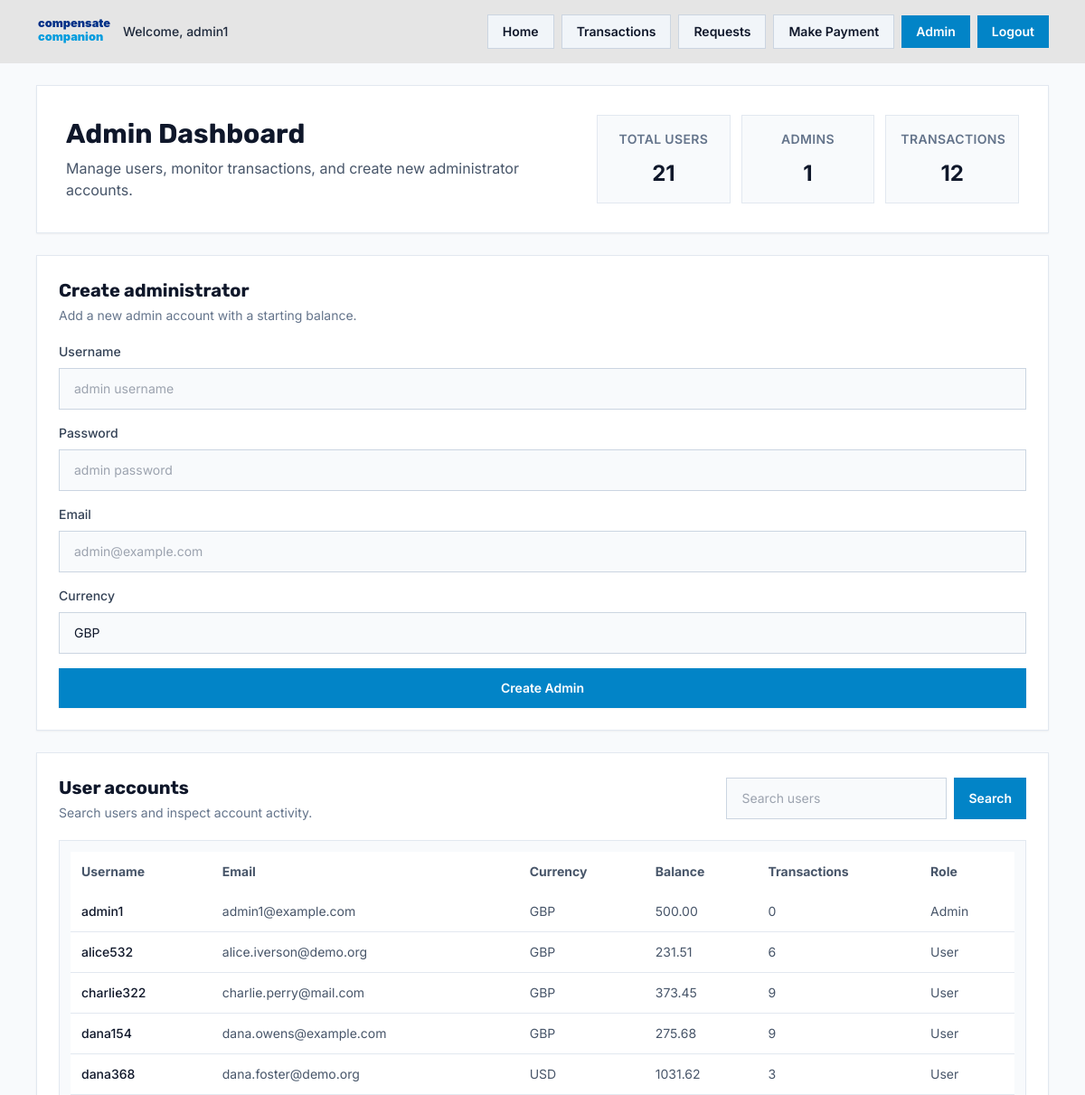
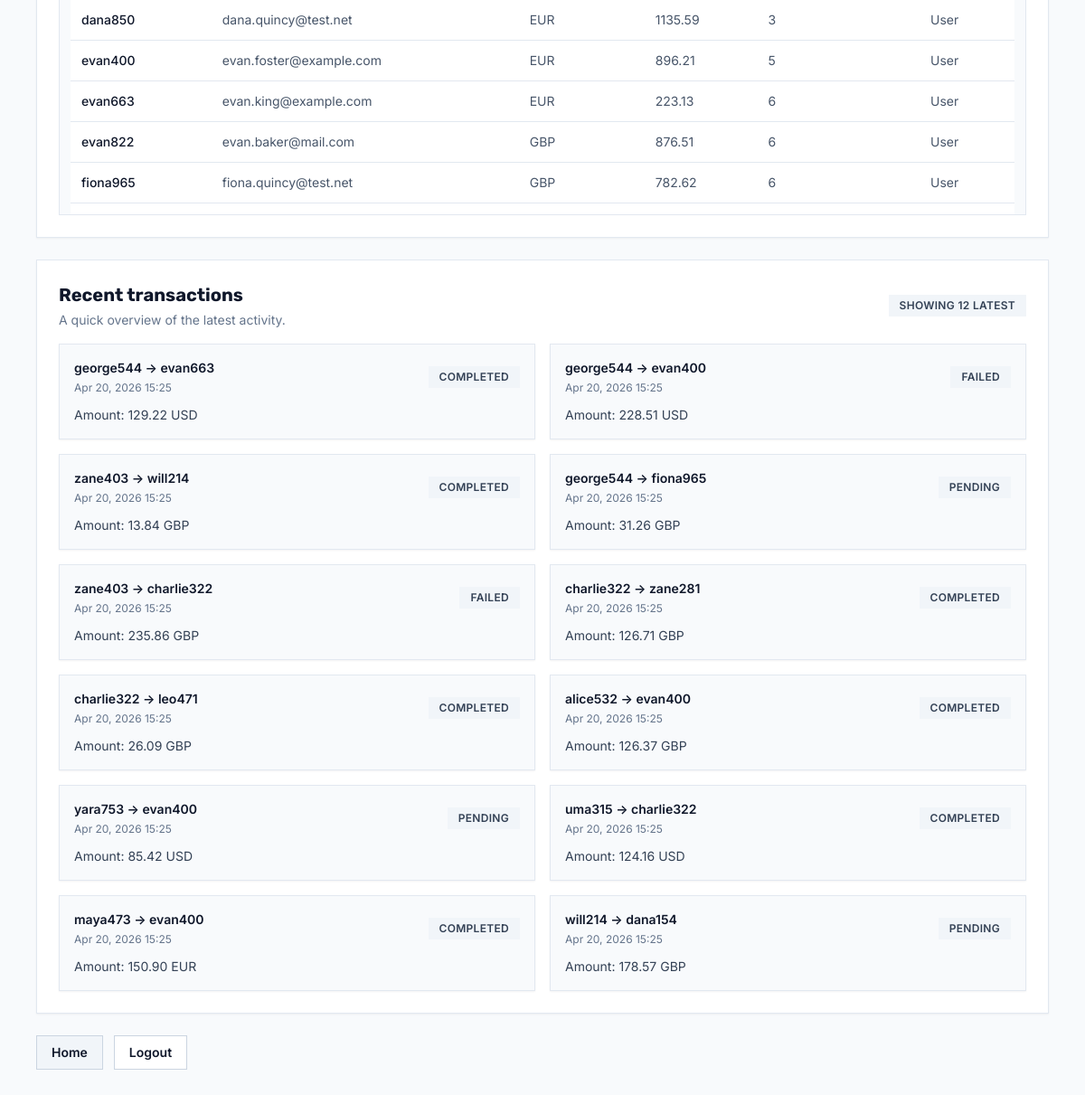
The app's page /admin-dashboard/ (signed in) with its own data (2 pictures, top to bottom).
### register/models.py (models this page shows, shortened)
class User(AbstractUser):
    balance = models.DecimalField(max_digits=12, decimal_places=2, default=Decimal('500.00'))
    currency = models.CharField(max_length=3, choices=Currency.choices, default=Currency.GBP)

### payapp/models.py (models this page shows, shortened)
class Transaction(models.Model):
    STATUS_PENDING = 'pending'
    STATUS_COMPLETED = 'completed'
    STATUS_FAILED = 'failed'
    STATUS_CHOICES = [
        (STATUS_PENDING, 'pending'),
        (STATUS_COMPLETED, 'completed'),
        (STATUS_FAILED, 'failed'),
    ]
    sender = models.ForeignKey(settings.AUTH_USER_MODEL, related_name='sent_transactions', on_delete=models.CASCADE)
    receiver = models.ForeignKey(settings.AUTH_USER_MODEL, related_name='received_transactions', on_delete=models.CASCADE)
    amount = models.DecimalField(max_digits=12, decimal_places=2)
    currency = models.CharField(max_length=3, choices=CURRENCY_CHOICES)
    status = models.CharField(max_length=10, choices=STATUS_CHOICES, default=STATUS_PENDING)
    created_at = models.DateTimeField(auto_now_add=True)
    class Meta:
        ordering = ['-created_at']

### admindashboard/views.py (the view, shortened to what this page needs)
# urls.py: path('', admin_dashboard, name='admin_dashboard'),
@login_required
def admin_dashboard(request):
    if not _is_superuser(request.user):
        messages.error(request, 'You must be an administrator to access the admin dashboard.')
        return redirect('payapp:dashboard')
    search_query = request.GET.get('search', '').strip()
    users = User.objects.all().order_by('username')
    if search_query:
        users = users.filter(Q(username__icontains=search_query) | Q(email__icontains=search_query) | Q(first_name__icontains=search_query) | Q(last_name__icontains=search_query))
    users = users.annotate(
        sent_count=Count('sent_transactions', distinct=True),
        received_count=Count('received_transactions', distinct=True),
    )
    transactions = Transaction.objects.all().order_by('-created_at')[:12]
    admin_count = User.objects.filter(is_superuser=True).count()
    message = None
    return render(request, 'admin_dashboard.html', {
        'users': users,
        'transactions': transactions,
        'admin_count': admin_count,
        'message': message,
        'currency_choices': Currency.choices,
        'search_query': search_query,
    })

### admindashboard/views.py (called while the page is built)
def _is_superuser(u):
    return u.is_active and u.is_superuser

### templates/admin_dashboard.html (shortened to what this page needs)
{% extends 'base.html' %}
{% block content %}
<div class="mt-6 space-y-6">
  <div class="rounded-3xl border border-slate-200 bg-white p-8 shadow-sm">
    <div class="flex flex-col gap-4 md:flex-row md:items-center md:justify-between">
      <div>
        <h1 class="text-3xl font-semibold text-slate-900">Admin Dashboard</h1>
        <p class="mt-2 text-slate-600">Manage users, monitor transactions, and create new administrator accounts.</p>
      </div>
      <div class="grid gap-3 sm:grid-cols-3">
        <div class="rounded-3xl border border-slate-200 bg-slate-50 p-4 text-center">
          <div class="text-sm uppercase font-semibold tracking-wide text-slate-500">Total users</div>
          <div class="mt-3 text-2xl font-bold text-slate-900">{{ users|length }}</div>
        </div>
        <div class="rounded-3xl border border-slate-200 bg-slate-50 p-4 text-center">
          <div class="text-sm uppercase font-semibold tracking-wide text-slate-500">Admins</div>
          <div class="mt-3 text-2xl font-bold text-slate-900">{{ admin_count }}</div>
        </div>
        <div class="rounded-3xl border border-slate-200 bg-slate-50 p-4 text-center">
          <div class="text-sm uppercase font-semibold tracking-wide text-slate-500">Transactions</div>
          <div class="mt-3 text-2xl font-bold text-slate-900">{{ transactions|length }}</div>
        </div>
      </div>
    </div>
  </div>
  <div class="grid grid-cols-1 gap-6 xl:grid-cols-[360px_minmax(0,1fr)]">
    <div class="rounded-3xl border border-slate-200 bg-white p-6 shadow-sm">
      <div class="flex flex-col gap-3 sm:flex-row sm:items-center sm:justify-between">
        <div>
          <h2 class="text-xl font-semibold text-slate-900">Create administrator</h2>
          <p class="mt-1 text-sm text-slate-500">Add a new admin account with a starting balance.</p>
        </div>
      </div>
      <form method="post" class="mt-5 space-y-4">
        <div>
          <label class="mb-2 block text-sm font-medium text-slate-700" for="username">Username</label>
          <input id="username" name="username" class="w-full rounded-2xl border border-slate-300 bg-slate-50 px-4 py-3 text-sm text-slate-900 focus:border-sky-500 focus:outline-none focus:ring-4 focus:ring-sky-200/40" placeholder="admin username">
        </div>
        <div>
          <label class="mb-2 block text-sm font-medium text-slate-700" for="password">Password</label>
          <input id="password" name="password" type="password" class="w-full rounded-2xl border border-slate-300 bg-slate-50 px-4 py-3 text-sm text-slate-900 focus:border-sky-500 focus:outline-none focus:ring-4 focus:ring-sky-200/40" placeholder="admin password">
        </div>
        <div>
          <label class="mb-2 block text-sm font-medium text-slate-700" for="email">Email</label>
          <input id="email" name="email" type="email" class="w-full rounded-2xl border border-slate-300 bg-slate-50 px-4 py-3 text-sm text-slate-900 focus:border-sky-500 focus:outline-none focus:ring-4 focus:ring-sky-200/40" placeholder="admin@example.com">
        </div>
        <div>
          <label class="mb-2 block text-sm font-medium text-slate-700" for="currency">Currency</label>
          <select id="currency" name="currency" class="w-full rounded-2xl border border-slate-300 bg-slate-50 px-4 py-3 text-sm text-slate-900 focus:border-sky-500 focus:outline-none focus:ring-4 focus:ring-sky-200/40">
            {% for code, label in currency_choices %}
              <option value="{{ code }}">{{ label }}</option>
            {% endfor %}
          </select>
        </div>
        <button class="w-full rounded-2xl bg-sky-600 px-4 py-3 text-sm font-semibold text-white shadow-sm transition hover:bg-sky-700" type="submit">Create Admin</button>
      </form>
    </div>
    <div class="rounded-3xl border border-slate-200 bg-white p-6 shadow-sm">
      <div class="flex flex-col gap-4 md:flex-row md:items-center md:justify-between">
        <div>
          <h2 class="text-xl font-semibold text-slate-900">User accounts</h2>
          <p class="mt-1 text-sm text-slate-500">Search users and inspect account activity.</p>
        </div>
        <form method="get" class="flex w-full gap-2 sm:w-auto">
          <input name="search" value="{{ search_query }}" placeholder="Search users" class="w-full min-w-0 rounded-2xl border border-slate-300 bg-slate-50 px-4 py-3 text-sm text-slate-900 focus:border-sky-500 focus:outline-none focus:ring-4 focus:ring-sky-200/40">
          <button class="rounded-2xl bg-sky-600 px-4 py-3 text-sm font-semibold text-white transition hover:bg-sky-700" type="submit">Search</button>
        </form>
      </div>
      <div class="mt-5 max-h-[520px] overflow-y-auto rounded-3xl border border-slate-200 bg-slate-50 p-3">
        <table class="min-w-full text-sm">
          <thead>
            <tr class="bg-white text-left text-slate-600">
              <th class="px-3 py-3">Username</th>
              <th class="px-3 py-3">Email</th>
              <th class="px-3 py-3">Currency</th>
              <th class="px-3 py-3">Balance</th>
              <th class="px-3 py-3">Transactions</th>
              <th class="px-3 py-3">Role</th>
            </tr>
          </thead>
          <tbody class="divide-y divide-slate-200">
            {% for u in users %}
              <tr class="bg-white">
                <td class="px-3 py-3 font-medium text-slate-900">{{ u.username }}</td>
                <td class="px-3 py-3 text-slate-600">{{ u.email|default:'—' }}</td>
                <td class="px-3 py-3 text-slate-600">{{ u.currency }}</td>
                <td class="px-3 py-3 text-slate-600">{{ u.balance }}</td>
                <td class="px-3 py-3 text-slate-600">{{ u.sent_count|add:u.received_count }}</td>
                <td class="px-3 py-3 text-slate-600">{% if u.is_superuser %}Admin{% else %}User{% endif %}</td>
              </tr>
            {% empty %}
              <tr><td colspan="6" class="px-3 py-3 text-slate-600">No users found.</td></tr>
            {% endfor %}
          </tbody>
        </table>
      </div>
    </div>
  </div>
</div>
<div class="mt-6 rounded-3xl border border-slate-200 bg-white p-6 shadow-sm">
  <div class="mb-4 flex flex-col gap-3 md:flex-row md:items-center md:justify-between">
    <div>
      <h2 class="text-xl font-semibold text-slate-900">Recent transactions</h2>
      <p class="mt-1 text-sm text-slate-500">A quick overview of the latest activity.</p>
    </div>
    <span class="rounded-full bg-slate-100 px-3 py-1 text-xs font-semibold uppercase tracking-wide text-slate-700">Showing {{ transactions|length }} latest</span>
  </div>
  <div class="grid gap-4 md:grid-cols-2 xl:grid-cols-3">
    {% for t in transactions %}
      <div class="rounded-3xl border border-slate-200 bg-slate-50 p-4 shadow-sm">
        <div class="flex items-center justify-between gap-4">
          <div>
            <div class="text-sm font-semibold text-slate-900">{{ t.sender.username }} → {{ t.receiver.username }}</div>
            <div class="mt-1 text-xs text-slate-500">{{ t.created_at|date:'M d, Y H:i' }}</div>
          </div>
          <span class="rounded-full bg-slate-100 px-3 py-1 text-xs font-semibold uppercase tracking-wide text-slate-700">{{ t.status }}</span>
        </div>
        <div class="mt-3 text-sm text-slate-700">Amount: {{ t.amount }} {{ t.currency }}</div>
      </div>
    {% empty %}
      <div class="rounded-3xl border border-slate-200 bg-slate-50 p-4 text-slate-600">No transactions yet.</div>
    {% endfor %}
  </div>
</div>
<div class="mt-6 flex flex-wrap gap-3">
  <a class="rounded-2xl border border-slate-300 bg-slate-100 px-4 py-2 text-sm font-semibold text-slate-900 transition hover:bg-slate-200" href="/">Home</a>
  <a class="rounded-2xl border border-slate-300 bg-white px-4 py-2 text-sm font-semibold text-slate-900 transition hover:border-slate-400" href="{% url 'login:logout' %}">Logout</a>
</div>
{% endblock %}

### templates/base.html (shortened to what this page needs)
<!doctype html>
<html lang="en">
  <head>
    {% load static %}
    <script src="https://cdn.tailwindcss.com"></script>
    <link rel="stylesheet" href="{% static 'css/global.css' %}">
  </head>
  <body>
    <nav class="bg-neutral-200 text-neutral-900">
      <div class="max-w-6xl mx-auto px-4 py-4 flex flex-col gap-3 md:flex-row md:items-center md:justify-between">
        <div class="flex flex-col gap-3 sm:flex-row sm:items-center sm:gap-3">
          <a class="flex items-center gap-3" href="/">
            <img src="{% static 'images/logo.svg' %}" alt="Compensate Companion" class="h-8 inline-block">
          </a>
          {% if request.user.is_authenticated %}
            <div class="text-sm font-medium text-slate-800">
              Welcome,
              {% if request.user.first_name or request.user.last_name %}
                {{ request.user.first_name }} {{ request.user.last_name }}
              {% else %}
                {{ request.user.username }}
              {% endif %}
            </div>
          {% endif %}
        </div>
        <div class="flex flex-wrap items-center gap-2 justify-end">
          {% if request.user.is_authenticated %}
            <a class="rounded-2xl border border-slate-300 bg-slate-100 px-4 py-2 text-sm font-semibold text-slate-900 transition hover:bg-slate-200" href="{% url 'payapp:dashboard' %}">Home</a>
            <a class="rounded-2xl border border-slate-300 bg-slate-100 px-4 py-2 text-sm font-semibold text-slate-900 transition hover:bg-slate-200" href="{% url 'payapp:transactions' %}">Transactions</a>
            <a class="rounded-2xl border border-slate-300 bg-slate-100 px-4 py-2 text-sm font-semibold text-slate-900 transition hover:bg-slate-200" href="{% url 'payapp:requests' %}">Requests</a>
            <a class="rounded-2xl border border-slate-300 bg-slate-100 px-4 py-2 text-sm font-semibold text-slate-900 transition hover:bg-slate-200" href="{% url 'payapp:make_payment' %}">Make Payment</a>
            {% if request.user.is_superuser %}
              <a class="rounded-2xl bg-sky-600 px-4 py-2 text-sm font-semibold text-white transition hover:bg-sky-700" href="{% url 'admindashboard:admin_dashboard' %}">Admin</a>
            {% endif %}
            <a class="rounded-2xl bg-sky-600 px-4 py-2 text-sm font-semibold text-white transition hover:bg-sky-700" href="{% url 'login:logout' %}">Logout</a>
          {% endif %}
        </div>
      </div>
    </nav>
    <main class="max-w-6xl mx-auto px-4">
      {% block content %}{% endblock %}
    </main>
  </body>
</html>

### static/css/global.css (style rules this page uses)
:root { --header-font: 'LocalHeader', 'Merriweather', serif; --body-font: 'LocalBody', 'Inter', system-ui, -apple-system, 'Segoe UI', Roboto, 'Helvetica Neue', Arial; }
* { border-radius: 0 !important; }
body { font-family: var(--body-font); background-color: #f8fafc; color: #0f172a; padding-bottom: 6rem; }
h1,h2,h3,h4,h5,h6 { font-family: var(--header-font); }
input, select, textarea { font-family: inherit; font-size: 1rem; padding: 0.5rem 0.75rem; border: 1px solid #cbd5e1; background: #ffffff; color: inherit; display: block; width: 100%; box-sizing: border-box; }
button { cursor: pointer; }
img { max-width: 100%; height: auto; }
select { -webkit-appearance: none; -moz-appearance: none; appearance: none; background-image: none; }

### records on screen
User: user.username "admin1", username "admin1", email "admin1@example.com", currency "GBP", balance "500.00", sent_count|add "0", is_superuser "Admin"
User: username "alice532", email "alice.iverson@demo.org", currency "GBP", balance "231.51", sent_count|add "6", is_superuser "User"
User: username "charlie322", email "charlie.perry@mail.com", currency "GBP", balance "373.45", sent_count|add "9", is_superuser "User"
User: username "dana154", email "dana.owens@example.com", currency "GBP", balance "275.68", sent_count|add "9", is_superuser "User"
User: username "dana368", email "dana.foster@demo.org", currency "USD", balance "1031.62", sent_count|add "3", is_superuser "User"
User: username "dana850", email "dana.quincy@test.net", currency "EUR", balance "1135.59", sent_count|add "3", is_superuser "User"
User: username "evan400", email "evan.foster@example.com", currency "EUR", balance "896.21", sent_count|add "5", is_superuser "User"
User: username "evan663", email "evan.king@example.com", currency "EUR", balance "223.13", sent_count|add "6", is_superuser "User"
User: username "evan822", email "evan.baker@mail.com", currency "GBP", balance "876.51", sent_count|add "6", is_superuser "User"
User: username "fiona965", email "fiona.quincy@test.net", currency "GBP", balance "782.62", sent_count|add "6", is_superuser "User"
Transaction: sender.username "george544", receiver.username "evan663", created_at "Apr 20, 2026 15:25", status "COMPLETED", amount "129.22", currency "USD"
Transaction: sender.username "george544", receiver.username "evan400", created_at "Apr 20, 2026 15:25", status "FAILED", amount "228.51", currency "USD"
Transaction: sender.username "zane403", receiver.username "will214", created_at "Apr 20, 2026 15:25", status "COMPLETED", amount "13.84", currency "GBP"
Transaction: sender.username "george544", receiver.username "fiona965", created_at "Apr 20, 2026 15:25", status "PENDING", amount "31.26", currency "GBP"
Transaction: sender.username "zane403", receiver.username "charlie322", created_at "Apr 20, 2026 15:25", status "FAILED", amount "235.86", currency "GBP"
Transaction: sender.username "charlie322", receiver.username "zane281", created_at "Apr 20, 2026 15:25", status "COMPLETED", amount "126.71", currency "GBP"
Transaction: sender.username "charlie322", receiver.username "leo471", created_at "Apr 20, 2026 15:25", status "COMPLETED", amount "26.09", currency "GBP"
Transaction: sender.username "alice532", receiver.username "evan400", created_at "Apr 20, 2026 15:25", status "COMPLETED", amount "126.37", currency "GBP"
Transaction: sender.username "yara753", receiver.username "evan400", created_at "Apr 20, 2026 15:25", status "PENDING", amount "85.42", currency "USD"
Transaction: sender.username "uma315", receiver.username "charlie322", created_at "Apr 20, 2026 15:25", status "COMPLETED", amount "124.16", currency "USD"
Transaction: sender.username "maya473", receiver.username "evan400", created_at "Apr 20, 2026 15:25", status "COMPLETED", amount "150.90", currency "EUR"
Transaction: sender.username "will214", receiver.username "dana154", created_at "Apr 20, 2026 15:25", status "PENDING", amount "178.57", currency "GBP"

### other values on screen
{{ users|length }} "21"
{{ admin_count }} "1"
{{ transactions|length }} "12"
form field currency "GBP"
